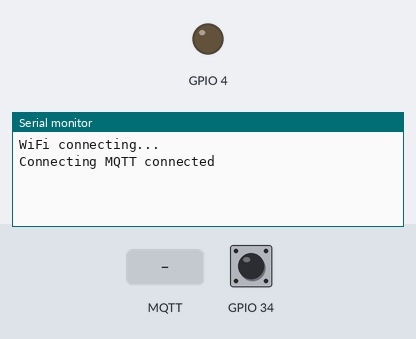
The sketch below on a simulated ESP32. On the bench: output pins drawn as LEDs (lit = HIGH), the last lines printed to the serial monitor. The test bench sets the inputs (shaded band); at power-on: GPIO 34 HIGH. WiFi joins after 1.5 s; servers stay silent unless stated; no MQTT or app messages arrive unless stated.

Above: at 1.4 s.
1.5 s: GPIO 34 pulled LOW for 0.15 s
At 1.66 s:
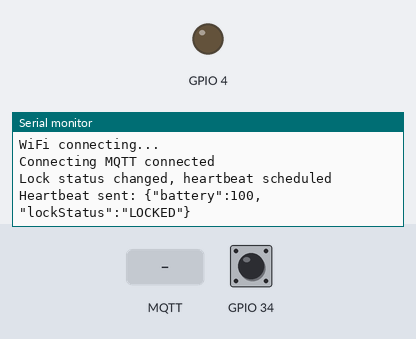
3.1 s: MQTT message "UNLOCK" arrives on the first subscribed topic
At 4.3 s:
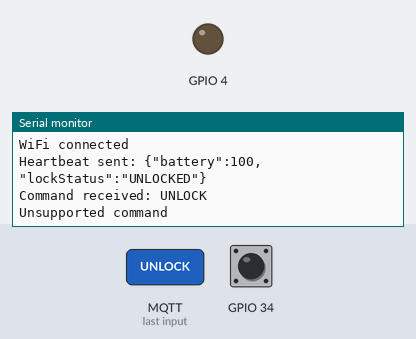
4.6 s: MQTT message "REBOOT" arrives on the first subscribed topic
At 5.4 s:
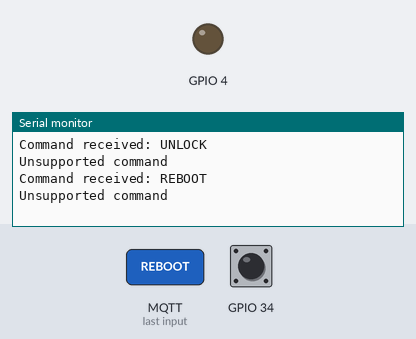
6.1 s: MQTT message "1" arrives on the first subscribed topic
At 6.5 s:
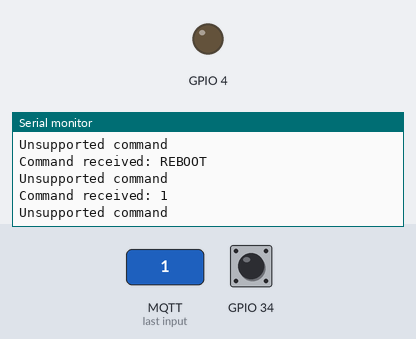

The sketch:

esp32.ino
```cpp
#include <WiFi.h>
#include <PubSubClient.h>

// === User configuration ===
const char *WIFI_SSID = "Pura70";
const char *WIFI_PASSWORD = "12345678";
const char *MQTT_HOST = "msas.absozero.cn"; // 后端所在服务器地址
const int MQTT_PORT = 1883;
const char *DEVICE_CODE = "BED-0002"; // 与后端设备编码一致

// === MQTT topics ===
char heartbeatTopic[64];
char commandTopic[64];
// PubSubClient 仅支持 QoS 0/1，订阅用 1 可与后端 QoS2 发布协商为 QoS1
const uint8_t COMMAND_QOS = 1;

WiFiClient wifiClient;
PubSubClient mqttClient(wifiClient);

volatile bool lockOpen = false;
const uint8_t BATTERY_LEVEL = 100;
unsigned long lastHeartbeat = 0;
const unsigned long HEARTBEAT_INTERVAL = 10UL * 1000UL; // 10s heartbeat interval
bool heartbeatPending = false;                          // trigger immediate heartbeat on WiFi connect or unlock
String lastProcessedCommandId = "";
const unsigned long UNLOCK_PULSE_MS = 500; // how long to power the lock
bool unlocking = false;
unsigned long unlockOffAt = 0;
volatile bool lockStatusChanged = false; // ISR flag only
bool wifiConnectInProgress = false;
bool wifiWasConnected = false;
unsigned long wifiConnectStartedAt = 0;
unsigned long wifiNextRetryAt = 0;
const unsigned long WIFI_CONNECT_TIMEOUT_MS = 20000;
const unsigned long WIFI_RETRY_INTERVAL_MS = 3000;

void IRAM_ATTR handleLockStatus();
void getLockStatus();
void ensureWifiConnected();
void ensureMqttConnected();
void publishHeartbeat();
void handleCommand(char *topic, byte *payload, unsigned int length);
String extractJsonField(const String &body, const char *field);
void executeUnlock();
void executeReboot();

void setup()
{
    Serial.begin(115200);
    delay(200);
    pinMode(4, OUTPUT);
    digitalWrite(4, LOW);
    pinMode(34, INPUT_PULLUP);
    attachInterrupt(
        digitalPinToInterrupt(34), // 获取中断编号
        handleLockStatus,          // 回调函数
        FALLING                    // 下降沿触发
    );
    snprintf(heartbeatTopic, sizeof(heartbeatTopic), "devices/%s/heartbeat", DEVICE_CODE);
    snprintf(commandTopic, sizeof(commandTopic), "devices/%s/command", DEVICE_CODE);

    getLockStatus();
    ensureWifiConnected();
    mqttClient.setServer(MQTT_HOST, MQTT_PORT);
    mqttClient.setCallback(handleCommand);
}

void loop()
{
    if (unlocking && millis() >= unlockOffAt)
    {
        digitalWrite(4, LOW);
        unlocking = false;
        Serial.println("Lock power off after pulse");
    }

    if (lockStatusChanged)
    {
        lockStatusChanged = false;
        getLockStatus();
        heartbeatPending = true;
        Serial.println("Lock status changed, heartbeat scheduled");
    }
    ensureWifiConnected();
    ensureMqttConnected();
    mqttClient.loop();

    if (heartbeatPending && mqttClient.connected())
    {
        publishHeartbeat();
        lastHeartbeat = millis();
        heartbeatPending = false;
    }

    unsigned long now = millis();
    if (now - lastHeartbeat >= HEARTBEAT_INTERVAL)
    {
        publishHeartbeat();
        lastHeartbeat = now;
    }
}

void IRAM_ATTR handleLockStatus()
{
    lockStatusChanged = true;
}

void getLockStatus()
{
    if (digitalRead(34) == HIGH)
    {
        lockOpen = true;
    }
    else
    {
        lockOpen = false;
    }
}

void ensureWifiConnected()
{
    unsigned long now = millis();
    wl_status_t status = WiFi.status();

    if (status == WL_CONNECTED)
    {
        if (!wifiWasConnected)
        {
            Serial.println("WiFi connected");
            heartbeatPending = true; // send heartbeat immediately after WiFi connects
        }
        wifiWasConnected = true;
        wifiConnectInProgress = false;
        return;
    }

    wifiWasConnected = false;

    if (wifiConnectInProgress)
    {
        bool stillConnecting = (status == WL_IDLE_STATUS || status == WL_DISCONNECTED);
        if (stillConnecting && (now - wifiConnectStartedAt < WIFI_CONNECT_TIMEOUT_MS))
        {
            return;
        }
        wifiConnectInProgress = false;
        wifiNextRetryAt = now + WIFI_RETRY_INTERVAL_MS;
        Serial.printf("WiFi reconnect scheduled, status=%d\n", (int)status);
        return;
    }

    if (now < wifiNextRetryAt)
    {
        return;
    }

    WiFi.mode(WIFI_STA);
    WiFi.begin(WIFI_SSID, WIFI_PASSWORD);
    wifiConnectInProgress = true;
    wifiConnectStartedAt = now;
    Serial.println("WiFi connecting...");
}

void ensureMqttConnected()
{
    if (mqttClient.connected())
    {
        return;
    }
    Serial.print("Connecting MQTT");
    while (!mqttClient.connected())
    {
        String clientId = String("esp32-") + DEVICE_CODE;
        if (mqttClient.connect(clientId.c_str()))
        {
            Serial.println(" connected");
            mqttClient.subscribe(commandTopic, COMMAND_QOS);
        }
        else
        {
            Serial.print(" failed, rc=");
            Serial.println(mqttClient.state());
            delay(2000);
        }
    }
}

void publishHeartbeat()
{
    getLockStatus();
    const char *lockStatus = lockOpen ? "UNLOCKED" : "LOCKED";
    char payload[96];
    snprintf(payload, sizeof(payload), "{\"battery\":%u,\"lockStatus\":\"%s\"}", BATTERY_LEVEL, lockStatus);
    bool ok = mqttClient.publish(heartbeatTopic, payload, true);
    Serial.print("Heartbeat sent: ");
    Serial.println(payload);
    if (!ok)
    {
        Serial.println("Heartbeat publish failed");
    }
}

void handleCommand(char *topic, byte *payload, unsigned int length)
{
    if (strcmp(topic, commandTopic) != 0)
    {
        return;
    }
    String body;
    for (unsigned int i = 0; i < length; i++)
    {
        body += static_cast<char>(payload[i]);
    }
    Serial.print("Command received: ");
    Serial.println(body);

    String commandId = extractJsonField(body, "commandId");
    if (commandId.length() > 0 && commandId == lastProcessedCommandId)
    {
        Serial.println("Duplicate command ignored");
        return;
    }

    String command = extractJsonField(body, "command");
    command.toUpperCase();
    if (command == "UNLOCK")
    {
        executeUnlock();
        heartbeatPending = true; // report state immediately after unlock
    }
    else if (command == "REBOOT")
    {
        executeReboot();
    }
    else
    {
        Serial.println("Unsupported command");
        return;
    }

    if (commandId.length() > 0)
    {
        lastProcessedCommandId = commandId;
    }
}

String extractJsonField(const String &body, const char *field)
{
    String needle = String("\"") + field + String("\":\"");
    int start = body.indexOf(needle);
    if (start < 0)
    {
        return "";
    }
    start += needle.length();
    int end = body.indexOf("\"", start);
    if (end < 0)
    {
        return "";
    }
    return body.substring(start, end);
}

void executeUnlock()
{
    // Pulse the lock line then auto-off in loop to avoid holding power
    digitalWrite(4, HIGH);
    unlocking = true;
    unlockOffAt = millis() + UNLOCK_PULSE_MS;
    Serial.println("Lock opened (pulse started)");
}

void executeReboot()
{
    Serial.println("Reboot command acknowledged");
    delay(50);
    ESP.restart();
}
```

Measured:
- after the input at 1.5 s, the serial monitor: prints a new line at once (image 1)
- after the input at 3.1 s, the serial monitor: prints a new line at once (image 2)
- after the input at 4.6 s, the serial monitor: prints a new line at once (image 3)
- after the input at 6.1 s, the serial monitor: prints a new line at once (image 4)
